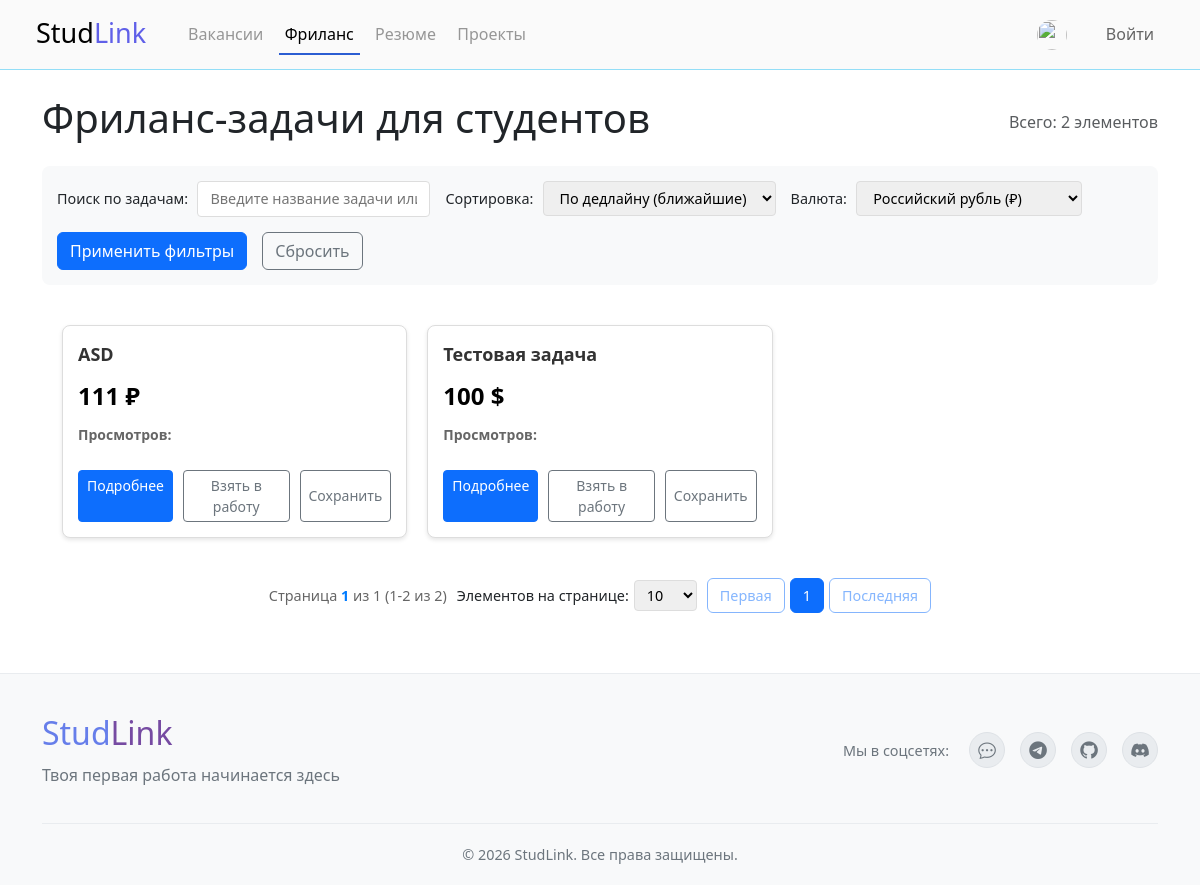
The page /freelance-tasks/ on the database as committed earlier.
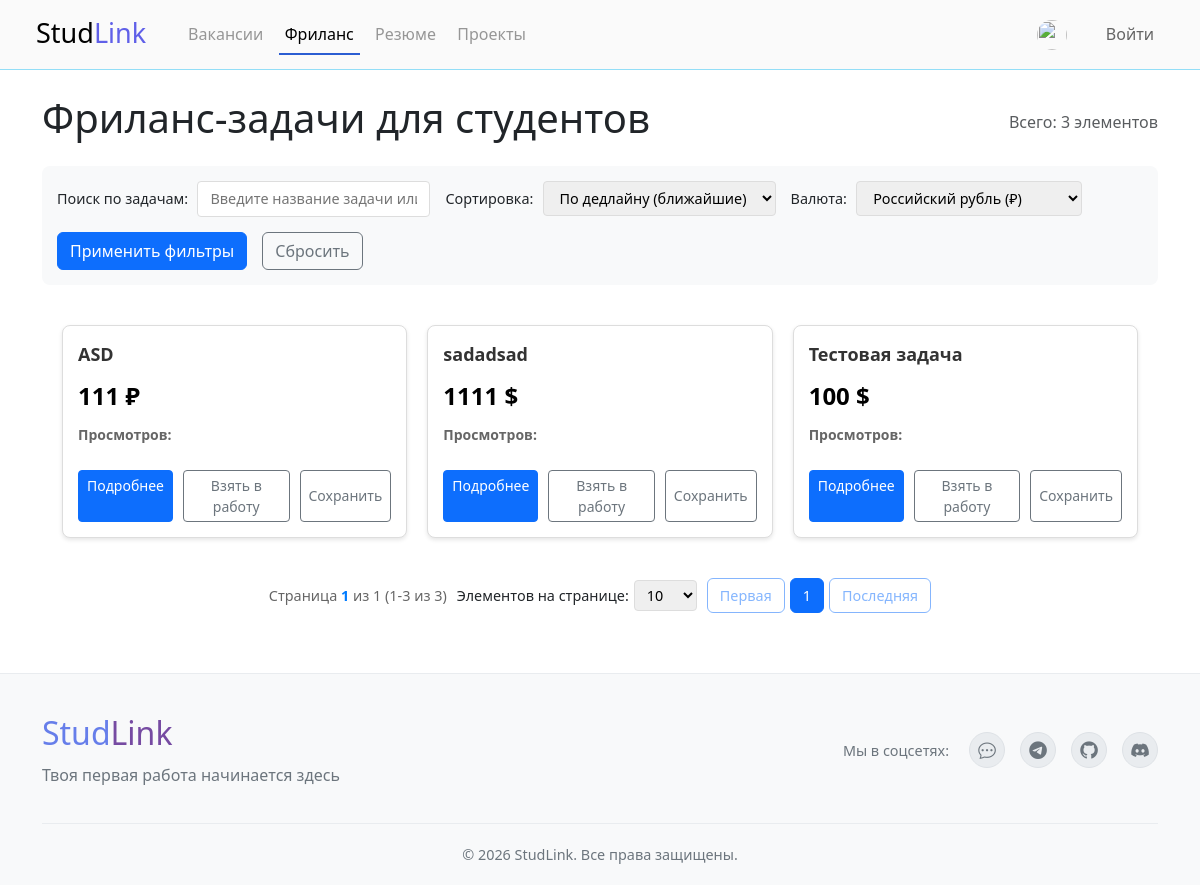
The same page on the database as committed later.
### myapp/models.py (models this page shows, shortened)
class FreelanceTask(models.Model):
    creator = models.ForeignKey(User, on_delete=models.CASCADE, related_name='created_tasks')
    executor = models.ForeignKey(User, on_delete=models.SET_NULL, null=True, blank=True, related_name='executed_tasks')
    title = models.CharField(max_length=200)
    description = models.TextField()
    deadline = models.DateTimeField()
    currency = models.ForeignKey(Currency, on_delete=models.PROTECT, default=1)  # Валюта задачи (USD, EUR, RUB)
    cost = models.DecimalField(max_digits=12, decimal_places=2)  # Стоимость в указанной валюте
    currency_rate_date = models.DateField(null=True, blank=True)  # Дата последнего обновления курса
    currency_rate = models.DecimalField(max_digits=10, decimal_places=6, default=1.0)  # Коэффициент пересчета (1 USD = 90 RUB)

class Currency(models.Model):
    code = models.CharField(max_length=3, unique=True)  # Код валюты по ISO 4217 (USD, EUR, RUB)
    name = models.CharField(max_length=50)  # Полное название валюты (Доллар США, Евро, Российский рубль)
    symbol = models.CharField(max_length=5)  # Символ валюты ($, €, ₽)
    rate = models.DecimalField(max_digits=10, decimal_places=6, default=1.0)  # Текущий курс к базовой валюте
    rate_date = models.DateField(null=True, blank=True)  # Дата последнего обновления курса

### myapp/views.py (the view, shortened to what this page needs)
# urls.py: path('freelance-tasks/', views.freelance_task_list, name='freelance_task_list'),
def freelance_task_list(request):
    search_query = request.GET.get('search', '')
    sort_by = request.GET.get('sort', 'deadline')
    page_size = request.GET.get('page_size', 10)
    currency_code = request.GET.get('currency', 'RUB')
    tasks = FreelanceTask.objects.select_related('creator', 'executor', 'currency').prefetch_related('interactions')
    if search_query:
        tasks = tasks.filter(
            Q(title__icontains=search_query) |
            Q(description__icontains=search_query)
        )
    if sort_by == 'title_asc':
        tasks = tasks.order_by('title')
    elif sort_by == 'title_desc':
        tasks = tasks.order_by('-title')
    elif sort_by == 'date_asc':
        tasks = tasks.order_by('created_at')
    elif sort_by == 'date_desc':
        tasks = tasks.order_by('-created_at')
    elif sort_by == 'deadline_asc':
        tasks = tasks.order_by('deadline')
    else:  # deadline по умолчанию
        tasks = tasks.order_by('deadline')
    paginator = Paginator(tasks, page_size)
    page_number = request.GET.get('page')
    try:
        page_obj = paginator.get_page(page_number)
    except PageNotAnInteger:
        page_obj = paginator.get_page(1)
    except EmptyPage:
        page_obj = paginator.get_page(paginator.num_pages)
    page_range = get_page_range(page_obj.number, paginator.num_pages)
    currencies = Currency.objects.all().order_by('code')
    context = {
        'page_obj': page_obj,
        'paginator': paginator,
        'page_range': page_range,
        'page_size': int(page_size),
        'search_query': search_query,
        'sort_by': sort_by,
        'currencies': currencies,
        'selected_currency': currency_code,
    }
    return render(request, 'freelance_task_list.html', context)

### myapp/views.py (called while the page is built)
def get_page_range(current_page, total_pages, max_pages=7):
    if total_pages <= max_pages:
        return range(1, total_pages + 1)
    start = max(1, current_page - max_pages // 2)
    end = min(total_pages, start + max_pages - 1)
    if end - start < max_pages - 1:
        start = max(1, end - max_pages + 1)
    return range(start, end + 1)

### myapp/templates/freelance_task_list.html (shortened to what this page needs)
{% extends "pagination_template.html" %}
{% load static %}
{% block page_title %}Фриланс-задачи для студентов{% endblock %}
{% block filters %}
<div class="filters-section" id="filters-section">
    <div class="form-group">
        <label for="search-input">Поиск по задачам:</label>
        <input type="text" id="search-input" placeholder="Введите название задачи или ключевые слова...">
    </div>
    <div class="form-group">
        <label for="sort-select">Сортировка:</label>
        <select id="sort-select">
            <option value="deadline" {% if sort_by == 'deadline' %}selected{% endif %}>По дедлайну (ближайшие)</option>
        </select>
    </div>
    <div class="form-group">
        <label for="currency-select">Валюта:</label>
        <select id="currency-select" onchange="changeCurrency()">
            {% for currency in currencies %}
                <option value="{{ currency.code }}" {% if currency.code == selected_currency %}selected{% endif %}>
                    {{ currency.name }} ({{ currency.symbol }})
                </option>
            {% endfor %}
        </select>
    </div>
    <button class="btn btn-primary" onclick="applyFilters()">Применить фильтры</button>
    <button class="btn btn-outline-secondary" onclick="resetFilters()">Сбросить</button>
</div>
{% endblock %}
{% block item_card %}
{% if page_obj %}
<div class="item-card">
    <div class="item-title">{{ item.title }}</div>
    <div class="item-meta">
        <div class="cost-large">
            <span id="cost-{{ item.id }}-{{ selected_currency }}">
                {{ item.cost|floatformat:0 }} {{ item.currency.symbol }}
            </span>
        </div>
        <div><strong>Просмотров:</strong> {{ item.views_count }}</div>
    </div>
    <div class="item-actions">
        <a href="{% url 'task_detail' item.id %}" class="btn btn-primary btn-sm">Подробнее</a>
        {% if user.is_authenticated %}
            {% if not item.executor %}
                <button class="btn btn-outline-secondary btn-sm" onclick="applyToTask({{ item.id }})">Взять в работу</button>
            {% else %}
                <button class="btn btn-outline-secondary btn-sm" disabled>Занято</button>
            {% endif %}
        {% else %}
            <button class="btn btn-outline-secondary btn-sm" onclick="showLoginRequired()">Взять в работу</button>
        {% endif %}
        <button class="btn btn-outline-secondary btn-sm" onclick="saveTask({{ item.id }})">Сохранить</button>
    </div>
</div>
{% endif %}
{% endblock %}

Rows that differ between the two databases and show on the page:
added FreelanceTask: title "sadadsad", cost "1111", currency.symbol "$"
Other text that changed with them:
{{ paginator.count }}: "2" → "3"
{{ page_obj.end_index }}: "2" → "3"
